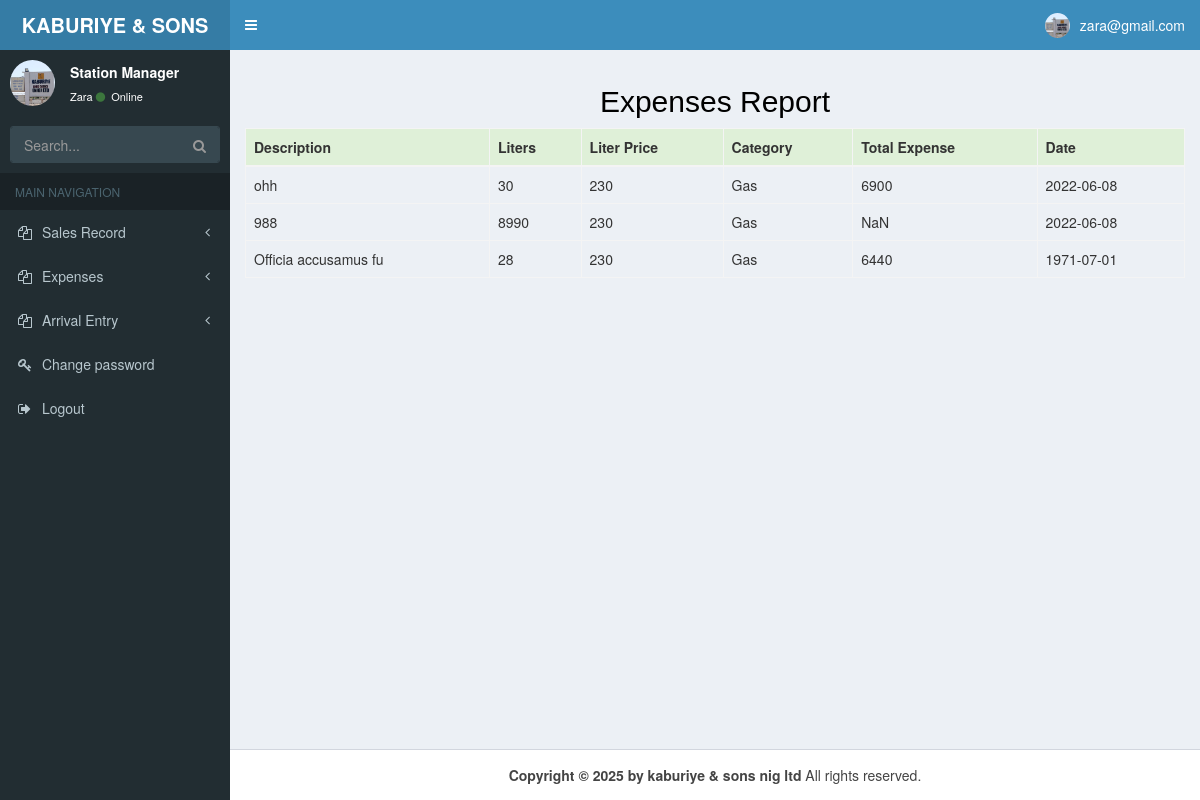
/station_expenses_report.php (signed in), run on the app's committed database.
### tables this page shows
CREATE TABLE `station_manager` (
  `ID` int(50) NOT NULL,
  `employee_id` varchar(45) NOT NULL,
  `station_id` varchar(50) NOT NULL,
  `surname` varchar(50) NOT NULL,
  `othername` varchar(50) NOT NULL,
  `sex` varchar(6) NOT NULL,
  `dob` varchar(10) NOT NULL,
  `state_origin` varchar(20) NOT NULL,
  `local_government` varchar(60) NOT NULL,
  `religion` varchar(15) NOT NULL,
  `phonenumber` varchar(16) NOT NULL,
  `email` varchar(70) NOT NULL,
  `password` varchar(100) NOT NULL
);

CREATE TABLE `station_expenses` (
  `expense_id` int(100) NOT NULL,
  `station_id` varchar(100) NOT NULL,
  `expense_description` varchar(50) NOT NULL,
  `liter_amount` varchar(100) NOT NULL,
  `liter_price` varchar(20) NOT NULL,
  `total_expense` varchar(400) NOT NULL,
  `expensedate` date NOT NULL,
  `category` varchar(100) NOT NULL
);

### station_expenses_report.php (the view, shortened to what this page needs)
<?php
require __DIR__ . "/config/database.php";
$user = $_SESSION['station']['station_id'];
$profile = mysqli_query($conn, "SELECT * from station_manager where station_id='$user'");
$fetch = mysqli_fetch_assoc($profile);
?>
<!DOCTYPE html>
<html>
<head>
  <link rel="stylesheet" href="css/bootstrap.min.css">
  <link rel="stylesheet" href="css/font-awesome.min.css">
  <link rel="stylesheet" href="css/ionicons.min.css">
  <link rel="stylesheet" href="css/AdminLTE.min.css">
  <link rel="stylesheet" href="css/_all-skins.min.css">
</head>
<body class="hold-transition skin-blue sidebar-mini">
  <div class="wrapper">
    <header class="main-header">
      <a href="sm_login_home.php" class="logo">
        <span class="logo-lg"><b>KABURIYE & SONS NIG LTD</b></span>
      </a>
      <nav class="navbar navbar-static-top">
        <a href="#" class="sidebar-toggle" data-toggle="push-menu" role="button">
        </a>
        <div class="navbar-custom-menu">
          <ul class="nav navbar-nav">
            <li class="dropdown user user-menu">
              <a href="#" class="dropdown-toggle" data-toggle="dropdown">
                <img src="images/admin.jpg" class="user-image" alt="User Image">
                <span class="hidden-xs">
                  <?php echo "$fetch[email]"; ?>
                </span>
              </a>
            </li>
          </ul>
        </div>
      </nav>
    </header>
    <aside class="main-sidebar">
      <section class="sidebar">
        <div class="user-panel">
          <div class="pull-left image">
            <img src="images/admin.jpg" class="img-circle" alt="User Image">
          </div>
          <div class="pull-left info">
            <p>Station Manager </p>
            <a href="#">
              <?php echo "$fetch[surname]"; ?> <i class="fa fa-circle text-success"></i> Online
            </a>
          </div>
        </div>
        <form action="#" method="get" class="sidebar-form">
          <div class="input-group">
            <input type="text" name="q" class="form-control" placeholder="Search...">
            <span class="input-group-btn">
              <button type="submit" name="search" id="search-btn" class="btn btn-flat"><i class="fa fa-search"></i>
              </button>
            </span>
          </div>
        </form>
        <ul class="sidebar-menu" data-widget="tree">
          <li class="header">MAIN NAVIGATION</li>
          <li class="treeview">
            <a href="#">
              <i class="fa fa-files-o"></i> <span> Sales Record</span>
              <span class="pull-right-container">
                <small class="fa fa-angle-left pull-right "></small>
              </span>
            </a>
          </li>
          <li class="treeview">
            <a href="#">
              <i class="fa fa-files-o"></i> <span> Expenses</span>
              <span class="pull-right-container">
                <small class="fa fa-angle-left pull-right "></small>
              </span>
            </a>
          </li>
          <li class="treeview">
            <a href="#">
              <i class="fa fa-files-o"></i> <span> Arrival Entry</span>
              <span class="pull-right-container">
                <small class="fa fa-angle-left pull-right "></small>
              </span>
            </a>
          </li>
          <li>
            <a href="sm_cpassword.php">
              <i class="fa fa-key"></i> <span>Change password</span>
            </a>
          </li>
          <li>
            <a href="sm_logout.php">
              <i class="fa fa-sign-out"></i> <span>Logout</span>
            </a>
          </li>
      </section>
    </aside>
    <div class="content-wrapper">
      <section class="content">
        <h2 align="center" style="color:black;"> Expenses Report</h2>
        <div class="table-responsive">
          <table class="table table-bordered table-hover">
            <thead>
              <tr class="success">
                <th> Description </th>
                <th> Liters</th>
                <th>Liter Price</th>
                <th> Category </th>
                <th> Total Expense </th>
                <th>Date</th>
              </tr>
            </thead>
            <?php
            require __DIR__ . "/config/database.php";
            $getRecords_string = "select * from station_expenses where station_id = '$user' order by expense_id";
            $getRecord = mysqli_query($conn, $getRecords_string);
            $num_of_record = mysqli_num_rows($getRecord);
            if ($num_of_record > 0) {
              while ($record = mysqli_fetch_array($getRecord)) {
                echo '<tr>';
                echo "<td class=''>$record[expense_description]</td>";
                echo "<td class=''>$record[liter_amount]</td>";
                echo "<td class=''>$record[liter_price]</td>";
                echo "<td class=''>$record[category]</td>";
                echo "<td class=''>$record[total_expense]</td>";
                echo "<td class=''>$record[expensedate]</td>";
                echo '</tr>';
              }
            } else {
              echo "<h6>Loading..........</h6>";
            }
            ?>
          </table>
        </div>
      </section>
    </div>
    <footer class="main-footer">
      <center> <strong>Copyright &copy; 2025 by kaburiye & sons nig ltd</strong> All rights reserved.</center>
    </footer>
  </div>
</body>
</html>

### data on the page
station_manager: email "zara@gmail.com", surname "Zara"
station_expenses: expense_description "ohh", liter_amount "30", liter_price "230", category "Gas", total_expense "6900", expensedate "2022-06-08"
station_expenses: expense_description "988", liter_amount "8990", liter_price "230", category "Gas", total_expense "NaN", expensedate "2022-06-08"
station_expenses: expense_description "Officia accusamus fu", liter_amount "28", liter_price "230", category "Gas", total_expense "6440", expensedate "1971-07-01"
